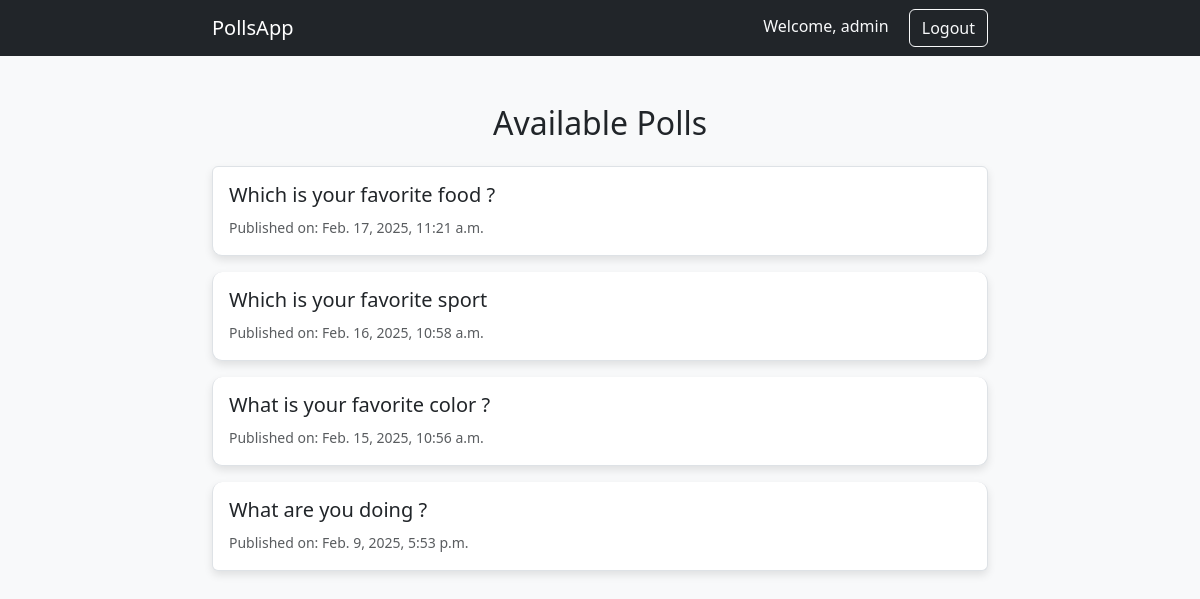
The page /polls/ (signed in) on the database its author committed.
### polls/models.py (models this page shows, shortened)
class Question(models.Model):
    question_text = models.CharField(max_length = 200)
    pub_date = models.DateTimeField("date published")

### polls/views.py (the view)
# urls.py: path("", views.IndexView.as_view(), name="index"),
class IndexView(generic.ListView):
    template_name = "polls/index.html"
    context_object_name = "latest_question_list"
    def get_queryset(self):
        return Question.objects.filter(pub_date__lte = timezone.now()).order_by("-pub_date")[:5]

### polls/templates/polls/index.html (shortened to what this page needs)
{% extends "polls/base.html" %}
{% block content %}
    <h2 class="text-center mb-4">Available Polls</h2>
    {% if latest_question_list %}
        <div class="list-group">
            {% for question in latest_question_list %}
                <a href="{% url 'polls:detail' question.id %}" class="list-group-item list-group-item-action poll-card p-3 mb-3">
                    <h5>{{ question.question_text }}</h5>
                    <small class="text-muted">Published on: {{ question.pub_date }}</small>
                </a>
            {% endfor %}
        </div>
    {% else %}
        <p class="alert alert-warning text-center">No polls are available.</p>
    {% endif %}
{% endblock %}

### polls/templates/polls/base.html (shortened to what this page needs)
<!DOCTYPE html>
<html lang="en">
<head>
    <link href="https://cdn.jsdelivr.net/npm/bootstrap@5.3.2/dist/css/bootstrap.min.css" rel="stylesheet">
</head>
<body>
    <nav class="navbar navbar-expand-lg navbar-dark bg-dark">
        <div class="container">
            <a class="navbar-brand" href="{% url 'polls:index' %}">PollsApp</a>
            <div class="ms-auto">
                {% if user.is_authenticated %}
                    <span class="text-light me-3">Welcome, {{ user.username }}</span>
                    <form method="post" action="{% url 'logout' %}" class="d-inline">
                        <button type="submit" class="btn btn-outline-light">Logout</button>
                    </form>
                {% else %}
                    <a href="{% url 'polls:register' %}" class="btn btn-outline-light">Register</a>
                    <a href="{% url 'login' %}" class="btn btn-outline-light">Login</a>
                {% endif %}
            </div>
        </div>
    </nav>
    <div class="container mt-5">
        {% block content %}{% endblock %}
    </div>
</body>
</html>

### polls/templates/polls/base.html (style rules this page uses)
body { background-color: #f8f9fa; }
.container { max-width: 800px; }
.poll-card { border-radius: 10px; box-shadow: 0 4px 8px rgba(0, 0, 0, 0.1); }

### rows shown on the page
Question: question_text "Which is your favorite food ?", pub_date "Feb. 17, 2025, 11:21 a.m."
Question: question_text "Which is your favorite sport", pub_date "Feb. 16, 2025, 10:58 a.m."
Question: question_text "What is your favorite color ?", pub_date "Feb. 15, 2025, 10:56 a.m."
Question: question_text "What are you doing ?", pub_date "Feb. 9, 2025, 5:53 p.m."

### other values the page prints
{{ user.username }} "admin"
